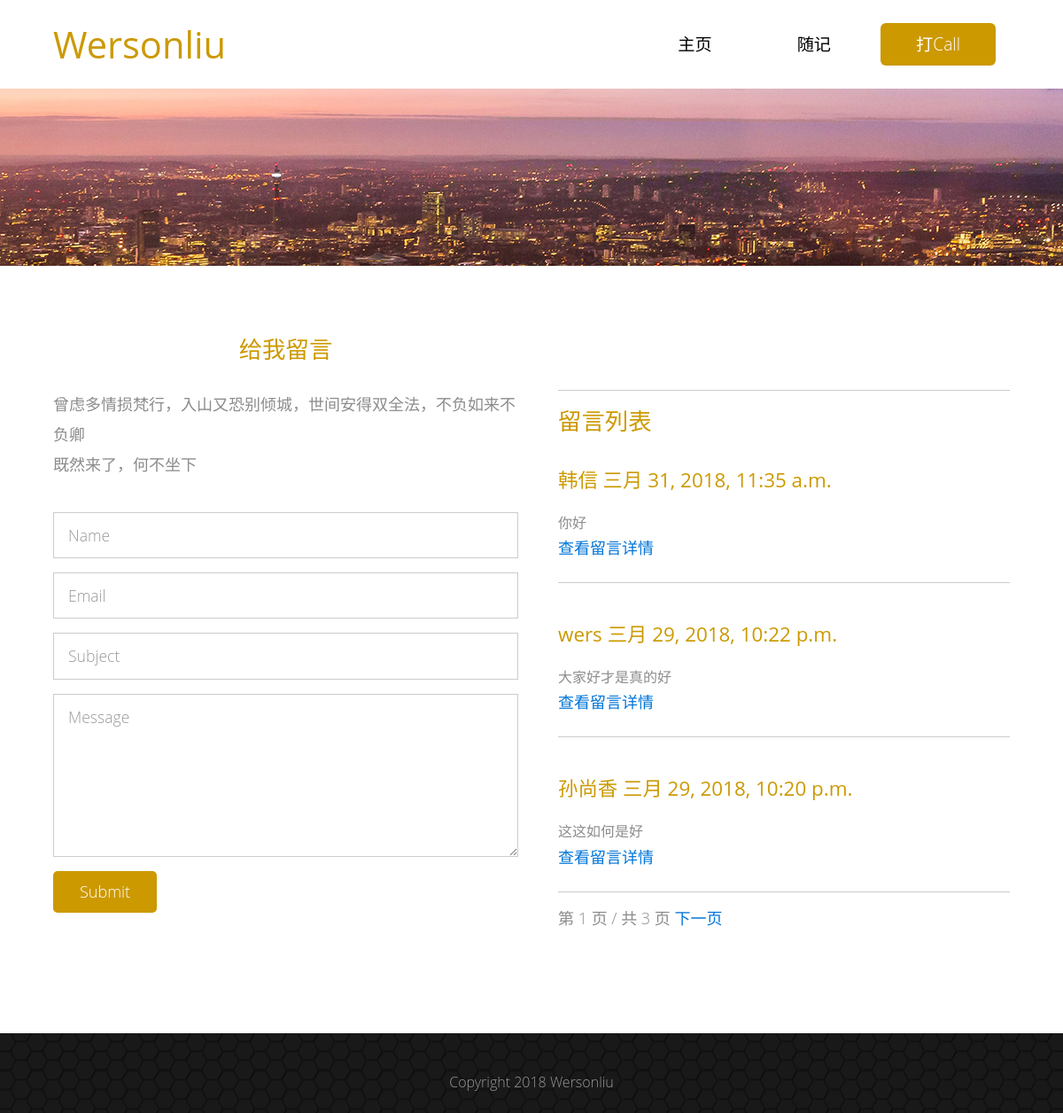
The page /messgae/ on the database as committed earlier.
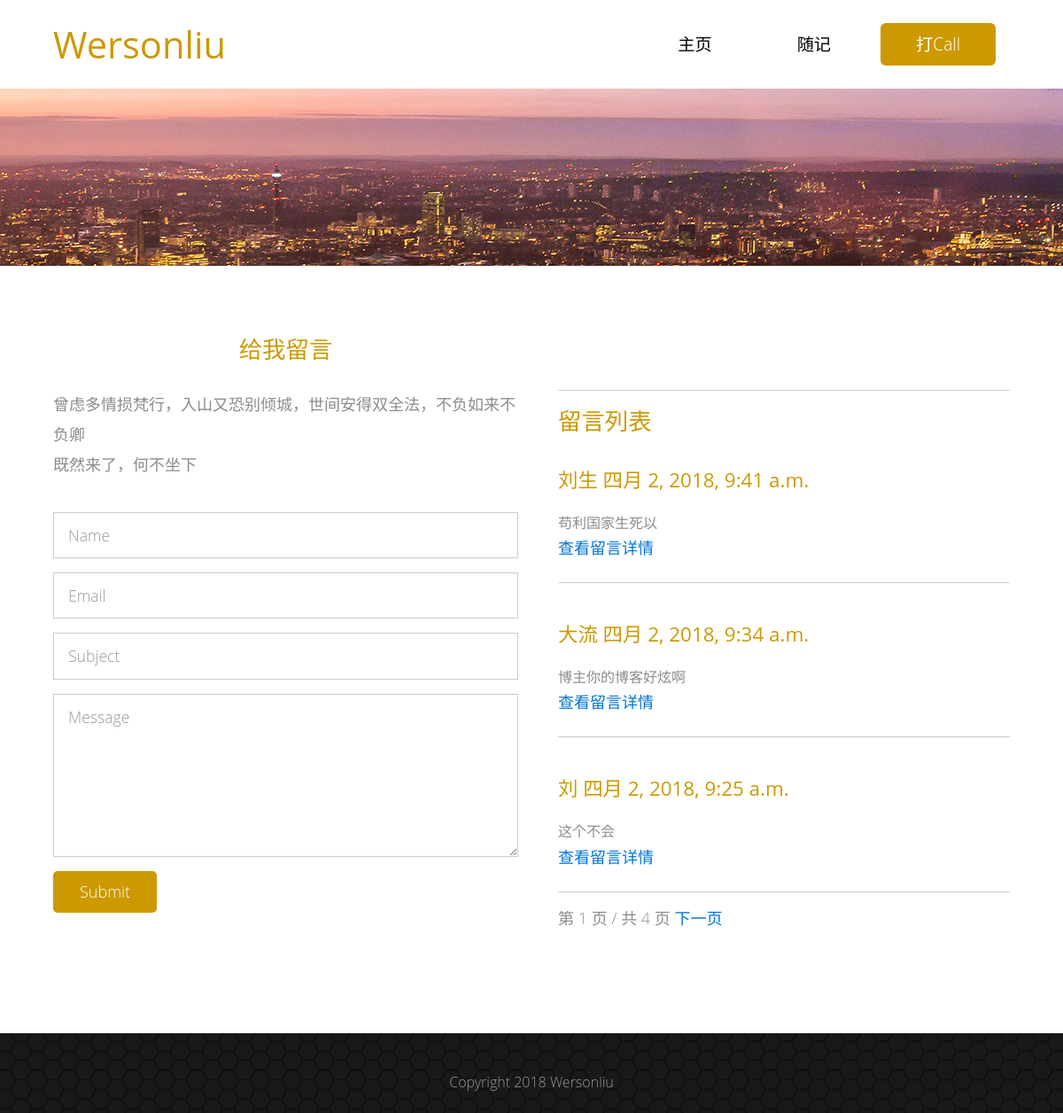
The same page on the database as committed later.
### blog/models.py (models this page shows, shortened)
@python_2_unicode_compatible
class Comment(models.Model):
    name = models.CharField(max_length=100, verbose_name=u"用户名")
    email = models.EmailField(max_length=255, verbose_name=u"邮箱")
    subject = models.CharField(max_length=200, verbose_name=u"主题")
    text = models.TextField(verbose_name=u'正文')
    created_time = models.DateTimeField(auto_now_add=True)
    class Meta:
        verbose_name = u'留言'
        verbose_name_plural = verbose_name
    def get_absolute_url(self):
        return reverse('blog:msg', kwargs={'pk': self.pk})

### blog/views.py (the view)
# urls.py: url(r'^messgae/$', ShowComment.as_view(), name='message'),
class ShowComment(ListView):
    model = Comment
    queryset = Comment.objects.order_by('-created_time')
    template_name = 'message.html'
    context_object_name = 'msg_list'
    paginate_by = 3

### templates/message.html (shortened to what the changed rows need)
{% load staticfiles %}
<!DOCTYPE html>
<html>
<head>
    <link rel="stylesheet" href="http://fonts.useso.com/css?family=Open+Sans:300,400">
    <link rel="stylesheet" href="{% static 'css/bootstrap.min.css' %}">
    <link rel="stylesheet" href="{% static 'css/templatemo-style.css' %}">
</head>
<body>
<section class="tm-section">
    <div class="container-fluid">
        <div class="row">
            <div class="col-xs-12 col-sm-12 col-md-12 col-lg-6 col-xl-6 tm-contact-right">
                <div class="row tm-contact-row-related-posts">
                    <div class="col-xs-12">
                        <div class="tm-contact-related-posts-container">
                            {% for msg in msg_list %}
                                <div class="media tm-related-post">
                                    <div class="media-body">
                                        <a href="#"><h4 class="media-heading tm-gold-text tm-margin-b-15">{{ msg.name }}&nbsp{{ msg.created_time }}</h4>
                                        </a>
                                        <p class="tm-small-font tm-media-description">{{ msg.subject }}</p>
                                        <a href="{{ msg.get_absolute_url }}">查看留言详情</a>
                                    </div>
                                </div>
                            {% empty %}
                                <span>暂无留言!</span>
                            {% endfor %}
                        </div>
                        {% if is_paginated %}
                            <div class="pagination">
                                <span class="active">第 {{ page_obj.number }} 页 / 共 {{ paginator.num_pages }} 页</span>
                                {% if page_obj.has_next %}
                                    <a href="?page={{ page_obj.next_page_number }}">下一页</a>
                                {% endif %}
                            </div>
                        {% endif %}
                    </div>
                </div>
            </div>
        </div>
    </div>
</section>
</body>
</html>

Rows that differ between the two databases and show on the page:
no longer on this page (row unchanged): Comment: name "韩信", created_time "三月 31, 2018, 11:35 a.m.", subject "你好"
no longer on this page (row unchanged): Comment: name "wers", created_time "三月 29, 2018, 10:22 p.m.", subject "大家好才是真的好"
no longer on this page (row unchanged): Comment: name "孙尚香", created_time "三月 29, 2018, 10:20 p.m.", subject "这这如何是好"
added Comment: name "刘生", created_time "四月 2, 2018, 9:41 a.m.", subject "苟利国家生死以"
added Comment: name "大流", created_time "四月 2, 2018, 9:34 a.m.", subject "博主你的博客好炫啊"
added Comment: name "刘", created_time "四月 2, 2018, 9:25 a.m.", subject "这个不会"
Other text that changed with them:
{{ paginator.num_pages }}: "3" → "4"
